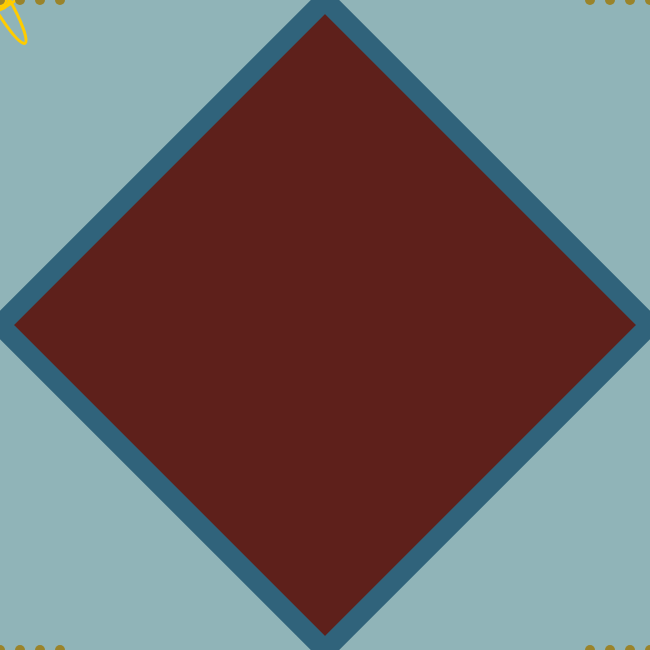
Frame 1 (no input)
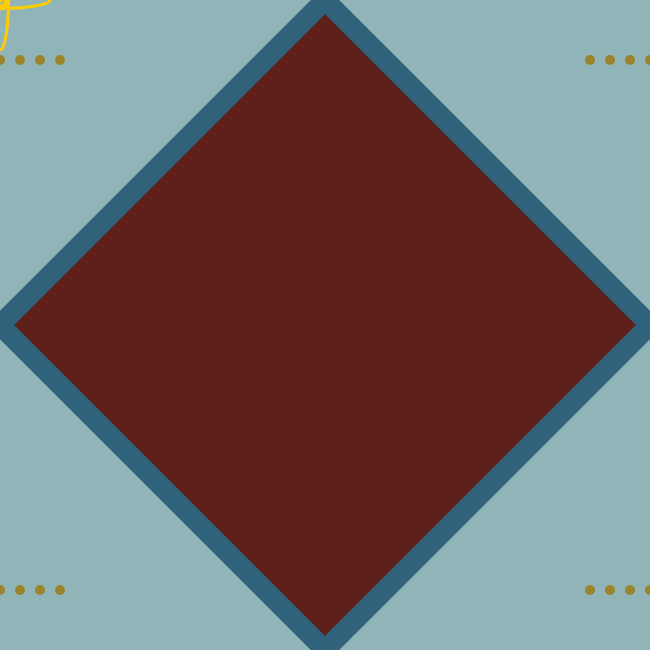
Frame 60 (no input)
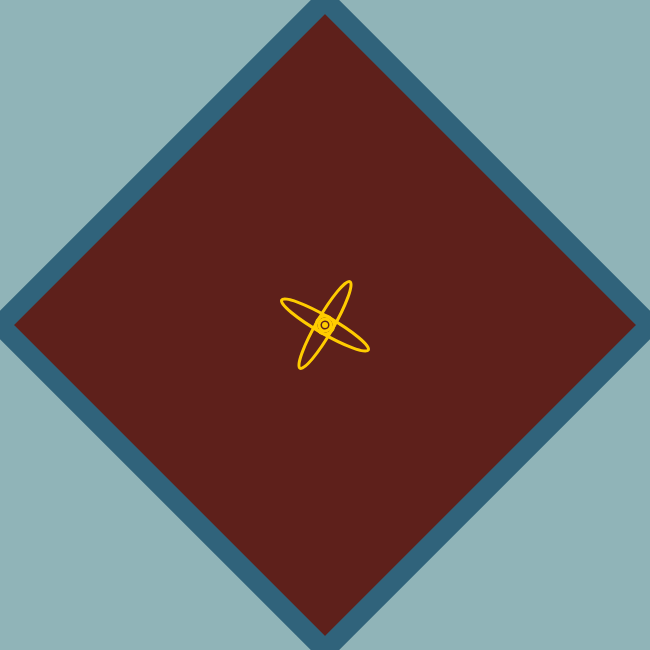
Frame 120 (the mouse pressed at the canvas centre since frame 60)

The p5.js sketch that drew these frames (run headless with seeded random() and noise() and a simulated clock; from frame 60 on, the mouse is pressed at the canvas centre):

// p5.js sketch
// ── sketch.js
//global variables
let p1 = 0;
let p2 = 0;
let p3 = 650;
let p4 = 650;
let mouseAngle = 0;
let mouseRotationRate = 0;

//setup
function setup(){
  createCanvas(650,650);
  background( 'rgb( 144, 180, 184)');
}

//draw board
function draw(){

//BACKGROUND
  background( 'rgb( 144, 180, 184)');

  //background shapes

  push();
  translate( width/2, height/2);
  strokeWeight(20);
  stroke( 'rgb( 48, 99, 123)');
  fill( 'rgb( 94, 32, 27)');
  quad( 0, -325, 325, 0, 0, 325, -325, 0);
  pop();

  //no cursor
  noCursor();

// set rotation mouseRotationRate
mouseRotationRate = (mouseX * 0.2) -30;

// mouse mouseAngle
mouseAngle = mouseAngle + mouseRotationRate;
  //push mouse shape

// center on mouse
translate( mouseX, mouseY);

  push();
  rotate( radians(mouseAngle) );
  noFill();
  strokeWeight(3);
  stroke( 'rgb( 255, 204, 0)');
  ellipse(0, 0, 100, 17);
  ellipse(0, 0, 17, 100);
  ellipse(0, 0, 18);
  ellipse(0, 0, 12);
  pop();

//add fill center
  push();
  fill( 'rgb( 255, 204, 0)');
  noStroke();
  ellipse(0, 0, 6);
  pop();

//variables for background dots
strokeWeight(10);
noFill();
stroke( 'rgb( 154, 132, 43)');

//top left corner dots
point( p1, p2);
point( p1 + 20, p2);
point( p1 + 40, p2);
point( p1 + 60, p2);

//top right corner dots
point(p3, p2);
point(p3 - 20, p2);
point(p3 - 40, p2);
point(p3 - 60, p2);

//bottom left corner dots
point(p1, p4);
point(p1 + 20, p4);
point(p1 + 40, p4);
point(p1 + 60, p4);

//bottom right corner dots
point(p3, p4);
point(p3 - 20, p4);
point(p3 - 40, p4);
point(p3 - 60, p4);
//point( p2, p2);

p1 = p1 + 10;
p2 = p2 + 10;
p3 = p3 - 10;
p4 = p4 - 10;

}
